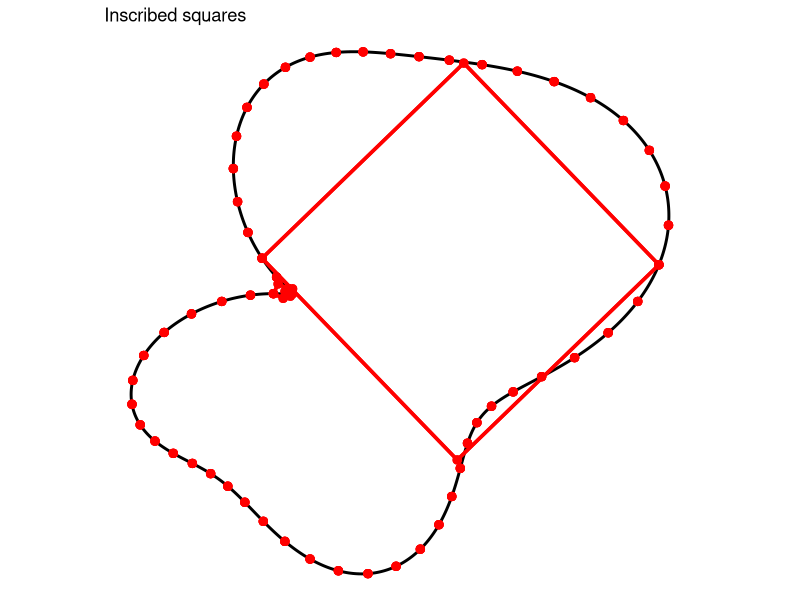

R code for this plot:
############################################################ 
# Useless useful R functions: Toeplitz' inscribed square problem
# #########################################################

library(ggplot2)

curve_blob <- function(seed = 2911, k = 5, wobble = 0.35) {
  set.seed(seed)
  a <- rnorm(k) * wobble / (1:k)
  b <- rnorm(k) * wobble / (1:k)
  function(t) {
    
    th <- 2 * pi * t
    
    r <- 1 +
      colSums(
        a * cos(outer(1:k, th)) +
          b * sin(outer(1:k, th))
      )
    
    cbind(
      x = r * cos(th),
      y = r * sin(th)
    )
  }
}


make_square <- function(A, C) {
  M <- (A + C) / 2
  h <- C - M
  # Rotate diagonal half-vector by 90 degrees
  r <- cbind(-h[, 2], h[, 1])
  
  list(
    A = A,
    B = M + r,
    C = C,
    D = M - r
  )
}

signed_distance <- function(qx, qy, P) {
  
  n <- nrow(P)
  x1 <- P[, 1]
  y1 <- P[, 2]
  
  x2 <- c(P[-1, 1], P[1, 1])
  y2 <- c(P[-1, 2], P[1, 2])
  
  distance <- rep(Inf, length(qx))
  inside <- rep(FALSE, length(qx))
  
  for (i in seq_len(n)) {
    
    dx <- x2[i] - x1[i]
    dy <- y2[i] - y1[i]
    
    L <- max(dx^2 + dy^2, 1e-24)
    
    u <- ((qx - x1[i]) * dx +
            (qy - y1[i]) * dy) / L
    
    u <- pmin(1, pmax(0, u))
    
    d <- (qx - x1[i] - u * dx)^2 +
      (qy - y1[i] - u * dy)^2
    
    distance <- pmin(distance, d)
    
    # Ray-casting test
    crossing <-
      ((y1[i] > qy) != (y2[i] > qy)) &
      (qx < dx * (qy - y1[i]) /
         (y2[i] - y1[i]) + x1[i])
    
    inside <- xor(inside, crossing)
  }
  
  ifelse(inside, -1, 1) * sqrt(distance)
}


find_squares <- function(f, n = 150) {
  
  t <- (0:(n - 1)) / n
  P <- f(t)
  pairs <- expand.grid(i = 1:n, j = 1:n)
  
  A <- P[pairs$i, , drop = FALSE]
  C <- P[pairs$j, , drop = FALSE]
  
  squares <- make_square(A, C)
  dB <- signed_distance(
    squares$B[, 1],
    squares$B[, 2],
    P
  )
  
  dD <- signed_distance(
    squares$D[, 1],
    squares$D[, 2],
    P
  )
  
  # oba vogala morata biti na krivulji
  good <- abs(dB) < 0.03 &
    abs(dD) < 0.03
  
  good <- which(good)
  
  if (!length(good))
    return(NULL)
  
  # pripravi reultate 
  result <- lapply(good, function(i) {
    
    s <- list(
      A = A[i, ],
      B = squares$B[i, ],
      C = C[i, ],
      D = squares$D[i, ]
    )
    
    data.frame(
      x = c(s$A[1], s$B[1], s$C[1], s$D[1]),
      y = c(s$A[2], s$B[2], s$C[2], s$D[2])
    )
  })
  
  result
}


# ============================================================
# 5. Draw curve + inscribed squares
# ============================================================

draw_solution <- function(f, squares) {
  
  curve <- as.data.frame(
    f(seq(0, 1, length.out = 1000))
  )
  
  p <- ggplot() +
    
    # Original curve
    geom_path(
      data = curve,
      aes(x, y),
      linewidth = 1
    ) +
    
    coord_equal() +
    theme_void() +
    labs(
      title = "Inscribed squares"
    )
  
  # Draw every solution square
  if (!is.null(squares)) {
    
    for (i in seq_along(squares)) {
      
      sq <- rbind(
        squares[[i]],
        squares[[i]][1, ]
      )
      
      p <- p +
        
        # Square
        geom_path(
          data = sq,
          aes(x, y),
          colour = "red",
          linewidth = 1.2
        ) +
        
        # Four points on the curve
        geom_point(
          data = sq[1:4, ],
          aes(x, y),
          colour = "red",
          size = 2.5
        )
    }
  }
  
  p
}


# ============================================================
# 6. RUN
# ============================================================

f <- curve_blob(seed = 42)

squares <- find_squares(f, n = 60)

# -- all solutions
draw_solution(f, squares)
